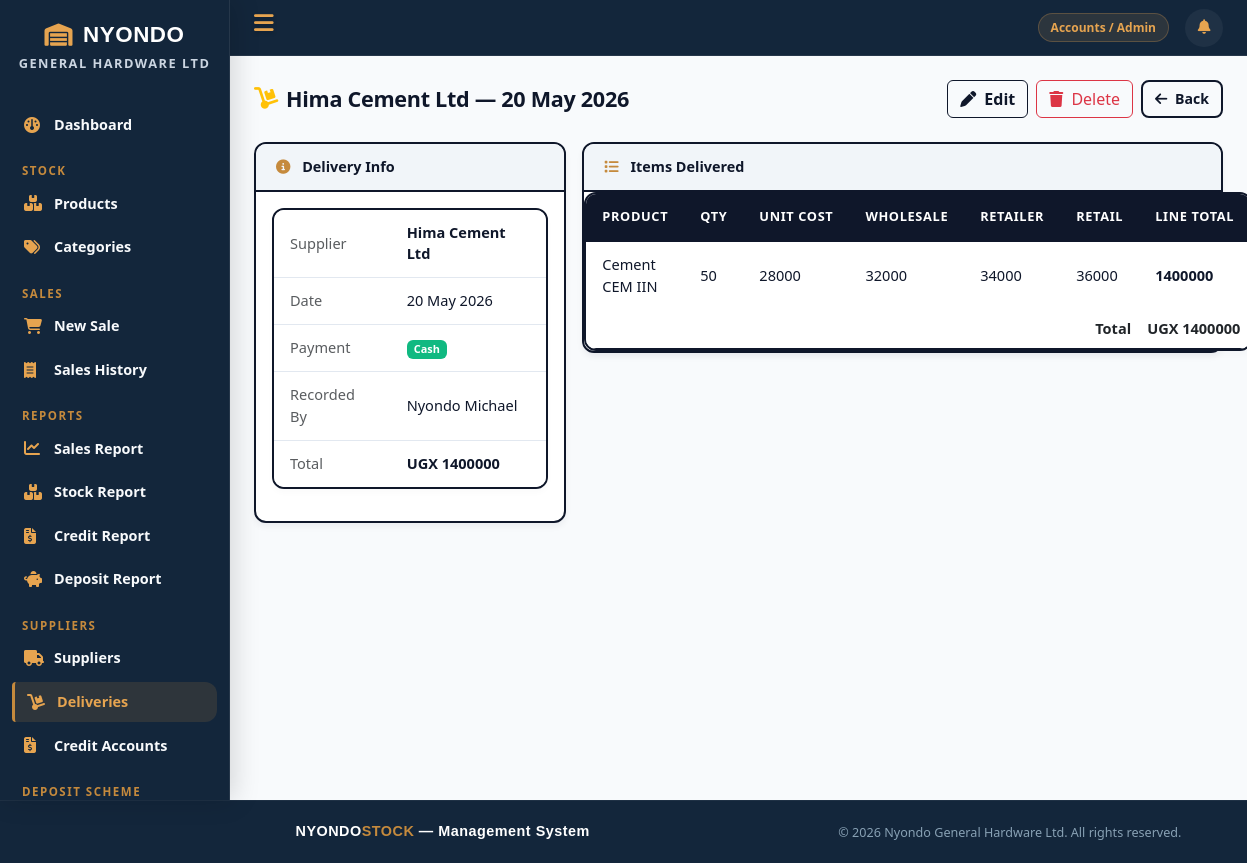
Page /suppliers/deliveries/4/ (signed in) on the committed database.
### accounts/models.py (models this page shows, shortened)
class UserProfile(models.Model):
    ROLE_CHOICES = [
        ('sales_attendant', 'Sales Attendant'),
        ('store_manager', 'Store Manager'),
        ('admin', 'Accounts / Admin'),
    ]
    user = models.OneToOneField(User, on_delete=models.CASCADE, related_name='profile')
    role = models.CharField(max_length=20, choices=ROLE_CHOICES)
    phone = models.CharField(max_length=15)

### suppliers/models.py (models this page shows, shortened)
class SupplierDelivery(models.Model):
    PAYMENT_CHOICES = [
        ('cash', 'Cash — Paid Immediately'),
        ('credit', 'Credit — Pay Later'),
    ]
    supplier = models.ForeignKey(Supplier, on_delete=models.CASCADE, related_name='deliveries')
    delivery_date = models.DateField()
    payment_type = models.CharField(max_length=10, choices=PAYMENT_CHOICES, default='cash')
    notes = models.TextField(blank=True)
    recorded_by = models.CharField(max_length=100, blank=True)
    @property
    def total_amount(self):
        return sum(item.line_total for item in self.items.all())

class Supplier(models.Model):
    name = models.CharField(max_length=200)
    contact_person = models.CharField(max_length=100, blank=True)
    phone = models.CharField(max_length=15)
    address = models.TextField(blank=True)
    date_added = models.DateTimeField(auto_now_add=True)

class SupplierDeliveryItem(models.Model):
    delivery = models.ForeignKey(SupplierDelivery, on_delete=models.CASCADE, related_name='items')
    product = models.ForeignKey(Product, on_delete=models.CASCADE)
    quantity = models.PositiveIntegerField()
    unit_cost = models.DecimalField(max_digits=12, decimal_places=2)
    wholesale_price = models.DecimalField(max_digits=12, decimal_places=2)
    retailer_price = models.DecimalField(max_digits=12, decimal_places=2)
    retail_price = models.DecimalField(max_digits=12, decimal_places=2)
    line_total = models.DecimalField(max_digits=14, decimal_places=2, editable=False)

### stock/models.py (models this page shows, shortened)
class Product(models.Model):
    UNIT_CHOICES = [
        ('bag', 'Bag'),
        ('bar', 'Bar'),
        ('kg', 'Kilogram'),
        ('piece', 'Piece'),
        ('roll', 'Roll'),
        ('sheet', 'Sheet'),
        ('bundle', 'Bundle'),
    ]
    category = models.ForeignKey(Category, on_delete=models.SET_NULL, null=True)
    name = models.CharField(max_length=200)
    description = models.TextField(blank=True)
    unit = models.CharField(max_length=20, choices=UNIT_CHOICES)
    unit_cost = models.DecimalField(max_digits=12, decimal_places=2)
    wholesale_price = models.DecimalField(max_digits=12, decimal_places=2)
    retailer_price = models.DecimalField(max_digits=12, decimal_places=2)
    retail_price = models.DecimalField(max_digits=12, decimal_places=2)  # individual buyer
    quantity_in_stock = models.PositiveIntegerField(default=0)
    low_stock_threshold = models.PositiveIntegerField(default=10)
    is_deposit_eligible = models.BooleanField(default=False)
    date_added = models.DateTimeField(auto_now_add=True)

### stock/views.py (the view)
        def wrapper(request, *args, **kwargs):
            if not hasattr(request.user, 'profile'):
                messages.error(request, "Access denied.")
                return redirect('dashboard')
            if request.user.profile.role not in roles:
                messages.error(request, "You do not have permission for this action.")
                return redirect('dashboard')
            return view_func(request, *args, **kwargs)

### sales/models.py (called while the page is built)
    @property
    def item_count(self):
        return self.cart_items.count()

### stock/views.py (called while the page is built)
def role_required(roles):
    def decorator(view_func):
        def wrapper(request, *args, **kwargs):
            if not hasattr(request.user, 'profile'):
                messages.error(request, "Access denied.")
                return redirect('dashboard')
            if request.user.profile.role not in roles:
                messages.error(request, "You do not have permission for this action.")
                return redirect('dashboard')
            return view_func(request, *args, **kwargs)
        wrapper.__name__ = view_func.__name__
        return login_required(wrapper)
    return decorator

### suppliers/views.py (called while the page is built)
@role_required(['store_manager', 'admin'])
def delivery_detail(request, pk):
    delivery = get_object_or_404(SupplierDelivery, pk=pk)
    items = delivery.items.select_related('product').all()
    credit = getattr(delivery, 'credit_account', None)
    return render(request, 'suppliers/delivery_detail.html', {
        'delivery': delivery,
        'items': items,
        'credit': credit,
    })

### templates/suppliers/delivery_detail.html (shortened to what this page needs)
{% extends 'base.html' %}
{% block content %}
<div class="d-flex justify-content-between align-items-center mb-4">
    <h4 class="fw-bold mb-0">
        <i class="fa-solid fa-dolly me-2 text-warning"></i>
        {{ delivery.supplier.name }} — {{ delivery.delivery_date|date:"d M Y" }}
    </h4>
    <div class="d-flex gap-2">
        <a href="{% url 'delivery_edit' delivery.pk %}"
           class="btn btn-outline-primary">
            <i class="fa-solid fa-pen me-1"></i> Edit
        </a>
        {% if request.user.profile.role == 'admin' %}
        <a href="{% url 'delivery_delete' delivery.pk %}"
           class="btn btn-outline-danger">
            <i class="fa-solid fa-trash me-1"></i> Delete
        </a>
        {% endif %}
        <a href="{% url 'delivery_list' %}" class="btn btn-outline-secondary">
            <i class="fa-solid fa-arrow-left me-1"></i> Back
        </a>
    </div>
</div>
<div class="row g-3">
    <div class="col-md-4">
        <div class="card mb-3">
            <div class="card-header">
                <i class="fa-solid fa-circle-info me-2"></i> Delivery Info
            </div>
            <div class="card-body">
                <table class="table table-sm table-borderless">
                    <tr>
                        <td class="text-muted">Supplier</td>
                        <td><strong>{{ delivery.supplier.name }}</strong></td>
                    </tr>
                    <tr>
                        <td class="text-muted">Date</td>
                        <td>{{ delivery.delivery_date|date:"d M Y" }}</td>
                    </tr>
                    <tr>
                        <td class="text-muted">Payment</td>
                        <td>
                            {% if delivery.payment_type == 'credit' %}
                            <span class="badge bg-warning text-dark">Credit</span>
                            {% else %}
                            <span class="badge bg-success">Cash</span>
                            {% endif %}
                        </td>
                    </tr>
                    <tr>
                        <td class="text-muted">Recorded By</td>
                        <td>{{ delivery.recorded_by|default:"—" }}</td>
                    </tr>
                    <tr>
                        <td class="text-muted">Total</td>
                        <td><strong>UGX {{ delivery.total_amount|floatformat:0 }}</strong></td>
                    </tr>
                </table>
            </div>
        </div>
    </div>
    <div class="col-md-8">
        <div class="card">
            <div class="card-header">
                <i class="fa-solid fa-list me-2"></i> Items Delivered
            </div>
            <div class="card-body p-0">
                <table class="table table-hover mb-0">
                    <thead>
                        <tr>
                            <th>Product</th>
                            <th>Qty</th>
                            <th>Unit Cost</th>
                            <th>Wholesale</th>
                            <th>Retailer</th>
                            <th>Retail</th>
                            <th>Line Total</th>
                        </tr>
                    </thead>
                    <tbody>
                        {% for item in items %}
                        <tr>
                            <td>{{ item.product.name }}</td>
                            <td>{{ item.quantity }}</td>
                            <td>{{ item.unit_cost|floatformat:0 }}</td>
                            <td>{{ item.wholesale_price|floatformat:0 }}</td>
                            <td>{{ item.retailer_price|floatformat:0 }}</td>
                            <td>{{ item.retail_price|floatformat:0 }}</td>
                            <td><strong>{{ item.line_total|floatformat:0 }}</strong></td>
                        </tr>
                        {% endfor %}
                    </tbody>
                    <tfoot>
                        <tr class="fw-bold">
                            <td colspan="6" class="text-end">Total</td>
                            <td>UGX {{ delivery.total_amount|floatformat:0 }}</td>
                        </tr>
                    </tfoot>
                </table>
            </div>
        </div>
    </div>
</div>
{% endblock %}

### templates/base.html (shortened to what this page needs)
{% load static %}
<!doctype html>
<html lang="en">
<head>
    <link href="https://cdn.jsdelivr.net/npm/bootstrap@5.3.0/dist/css/bootstrap.min.css" rel="stylesheet"/>
    <link href="https://cdnjs.cloudflare.com/ajax/libs/font-awesome/6.4.0/css/all.min.css" rel="stylesheet"/>
    <link href="{% static 'css/main.css' %}" rel="stylesheet"/>
</head>
<body>
{% if request.user.is_authenticated %}
    <div class="wrapper">
        <nav id="sidebar">
            <div class="auth-logo" style="font-size: 1.4rem;">
        <i class="fa-solid fa-warehouse"></i> NYONDO
    </div>
    <p class="auth-subtitle" style="font-size: 0.8rem;">General Hardware Ltd</p>
            <ul class="sidebar-menu">
                <li>
                    <a href="{% url 'dashboard' %}"
                       class="{% if request.resolver_match.url_name == 'dashboard' %}active{% endif %}">
                        <i class="fa-solid fa-gauge"></i>
                        Dashboard
                    </a>
                </li>
                <li class="menu-label">Stock</li>
                <li>
                    <a href="{% url 'product_list' %}"
                       class="{% if 'product' in request.resolver_match.url_name %}active{% endif %}">
                        <i class="fa-solid fa-boxes-stacked"></i>
                        Products
                    </a>
                </li>
                {% if request.user.profile.role in 'store_manager,admin' %}
                <li>
                    <a href="{% url 'category_list' %}"
                       class="{% if 'category' in request.resolver_match.url_name %}active{% endif %}">
                        <i class="fa-solid fa-tags"></i>
                        Categories
                    </a>
                </li>
                {% endif %}
                <li class="menu-label">Sales</li>
                <li>
                    <a href="{% url 'cart' %}"
                       class="{% if 'cart' in request.resolver_match.url_name %}active{% endif %}">
                        <i class="fa-solid fa-cart-shopping"></i>
                        New Sale
                    </a>
                </li>
                <li>
                    <a href="{% url 'sales_list' %}"
                       class="{% if request.resolver_match.url_name == 'sales_list' %}active{% endif %}">
                        <i class="fa-solid fa-receipt"></i>
                        Sales History
                    </a>
                </li>
                {% if request.user.profile.role in 'store_manager,admin' %}
                <li class="menu-label">Reports</li>
                <li>
                    <a href="{% url 'sales_report' %}"
                       class="{% if request.resolver_match.url_name == 'sales_report' %}active{% endif %}">
                        <i class="fa-solid fa-chart-line"></i>
                        Sales Report
                    </a>
                </li>
                <li>
                    <a href="{% url 'stock_report' %}"
                       class="{% if request.resolver_match.url_name == 'stock_report' %}active{% endif %}">
                        <i class="fa-solid fa-boxes-stacked"></i>
                        Stock Report
                    </a>
                </li>
                {% endif %}
                {% if request.user.profile.role == 'admin' %}
                <li>
                    <a href="{% url 'credit_report' %}"
                       class="{% if request.resolver_match.url_name == 'credit_report' %}active{% endif %}">
                        <i class="fa-solid fa-file-invoice-dollar"></i>
                        Credit Report
                    </a>
                </li>
                {% endif %}
                {% if request.user.profile.role == 'admin' or request.user.profile.role == 'sales_attendant' %}
                <li>
                    <a href="{% url 'deposit_report' %}"
                       class="{% if request.resolver_match.url_name == 'deposit_report' %}active{% endif %}">
                        <i class="fa-solid fa-piggy-bank"></i>
                        Deposit Report
                    </a>
                </li>
                {% endif %}
                {% if request.user.profile.role in 'store_manager,admin' %}
                <li class="menu-label">Suppliers</li>
                <li>
                    <a href="{% url 'supplier_list' %}"
                       class="{% if 'supplier' in request.resolver_match.url_name %}active{% endif %}">
                        <i class="fa-solid fa-truck"></i>
                        Suppliers
                    </a>
                </li>
                <li>
                    <a href="{% url 'delivery_list' %}"
                       class="{% if 'delivery' in request.resolver_match.url_name %}active{% endif %}">
                        <i class="fa-solid fa-dolly"></i>
                        Deliveries
                    </a>
                </li>
                {% endif %}
                {% if request.user.profile.role == 'admin' %}
                <li>
                    <a href="{% url 'credit_list' %}"
                       class="{% if 'credit' in request.resolver_match.url_name %}active{% endif %}">
                        <i class="fa-solid fa-file-invoice-dollar"></i>
                        Credit Accounts
                    </a>
                </li>
                {% endif %}
                {% if request.user.profile.role == 'admin' or request.user.profile.role == 'sales_attendant' %}
                <li class="menu-label">Deposit Scheme</li>
                {% endif %}
            </ul>
        </nav>
        <div id="content">
            <nav class="topbar">
                <label for="nav-tog" class="toggle-btn" title="Toggle sidebar">
                    <i class="fa-solid fa-bars"></i>
                </label>
                <div class="topbar-right">
                    <span class="badge-role">
                        {{ request.user.profile.get_role_display }}
                    </span>
                    <div class="notif-wrapper">
                        <a href="{% url 'notification_list' %}"
                           class="notif-bell {% if notif_unread_count > 0 %}has-unread{% endif %}"
                           title="Notifications">
                            <i class="fa-solid fa-bell"></i>
                        </a>
                    </div>
                </div>
            </nav>
            <div class="page-content">
                {% block content %}{% endblock %}
            </div>
        </div>
    </div>
{% endif %}
<footer class="footer-custom mt-auto">
  <div class="container">
    <div class="row align-items-center">
      <div class="col-md-6 text-center text-md-start mb-2 mb-md-0">
        <div class="footer-brand" style="margin-left: 230px;">
          NYONDO<span>STOCK</span> — Management System
        </div>
      </div>
      <div class="col-md-6 text-center text-md-end">
        <span class="small">&copy; {% now "Y" %} Nyondo General Hardware Ltd. All rights reserved.</span>
      </div>
    </div>
  </div>
</footer>
</body>
</html>

### rows in the picture
SupplierDelivery: supplier.name "Hima Cement Ltd", delivery_date "20 May 2026", recorded_by "Nyondo Michael", total_amount "1400000"
SupplierDeliveryItem: product.name "Cement CEM IIN", quantity "50", unit_cost "28000", wholesale_price "32000", retailer_price "34000", retail_price "36000", line_total "1400000"

### other values in the picture
{{ request.user.profile.get_role_display }} "Accounts / Admin"
